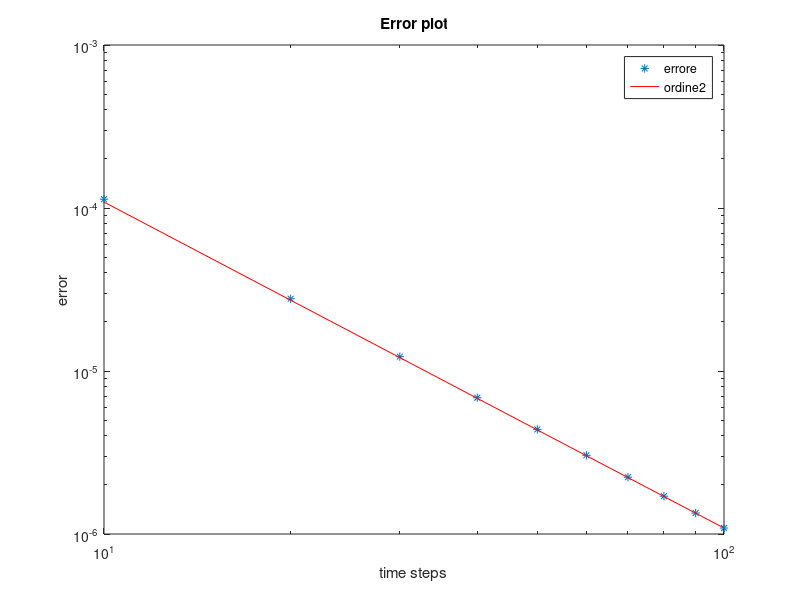

Source code (MATLAB):
clear all; close all;

%% Risoluzione esame 22: metodo delle linee con FD centrate + trapezi nel tempo
m=150;
h=1/(m-1);
x=linspace(0,1,m)';

A = toeplitz(sparse([1,1],[1,2],[-2,1]/h^2,1,m));

%% condizini al bordo
A(1,1:2)=[-2,2]/h^2;
A(m,m-1:m)=[2,-2]/h^2;

%% termine reazione 
g=@(u) u.*(u-1/2).*(1-u);
dg=@(u) ((u-1/2).*(1-u)+u.*(1-u)-u.*(u-1/2));

%% risoluzione mediante metodo dei trapezi
tsrif=1000;
ts=tsrif;
k=1/ts;
tol=k^2/100; % trapezi ha ordine 2

F=@(y,yn) y - yn - k/2*(0.02*A*(y+yn) + g(yn) + g(y));
J=@(y) eye(length(y)) - k/2*(0.02*A + spdiags(dg(y),0,m,m));

y0=10*x.^2.*(1-x).^2;
yn=y0;
for n=1:ts
    y=yn; %guess iniziale    
    delta=-J(y)\F(y,yn);    
    while (norm(delta,inf)>tol)
        y=y+delta;
        delta=-J(y)\F(y,yn);
    end
    y=y+delta;
    plot(x,y)
    axis([0,1,0,2])
    pause(0.01)
    
    yn=y;  
    
end
yRef=y;


%% convergenza 

tsrange=10:10:100;
counter=0;

for ts=tsrange
    counter=counter+1;
    k=1/ts;
    
    F=@(y,yn) y - yn - k/2*(0.02*A*(y+yn) + g(yn) + g(y));
    J=@(y) eye(length(y)) - k/2*(0.02*A + spdiags(dg(y),0,m,m));
    tol=k^2/100;
    y0=10*x.^2.*(1-x).^2;
    yn=y0;
    
    for n=1:ts
        y=yn; %guess iniziale
        delta=-J(y)\F(y,yn);
        while (norm(delta,inf)>tol)
            y=y+delta;
            delta=-J(y)\F(y,yn);
        end
        y=y+delta;
        yn=y;
        
    end
    
    err(counter)=norm(y-yRef,inf)
    
end

loglog(tsrange,err,'*',tsrange,err(end)*(tsrange/tsrange(end)).^(-2),'r')
legend('errore','ordine2')
title('Error plot')
xlabel('time steps')
ylabel('error')
